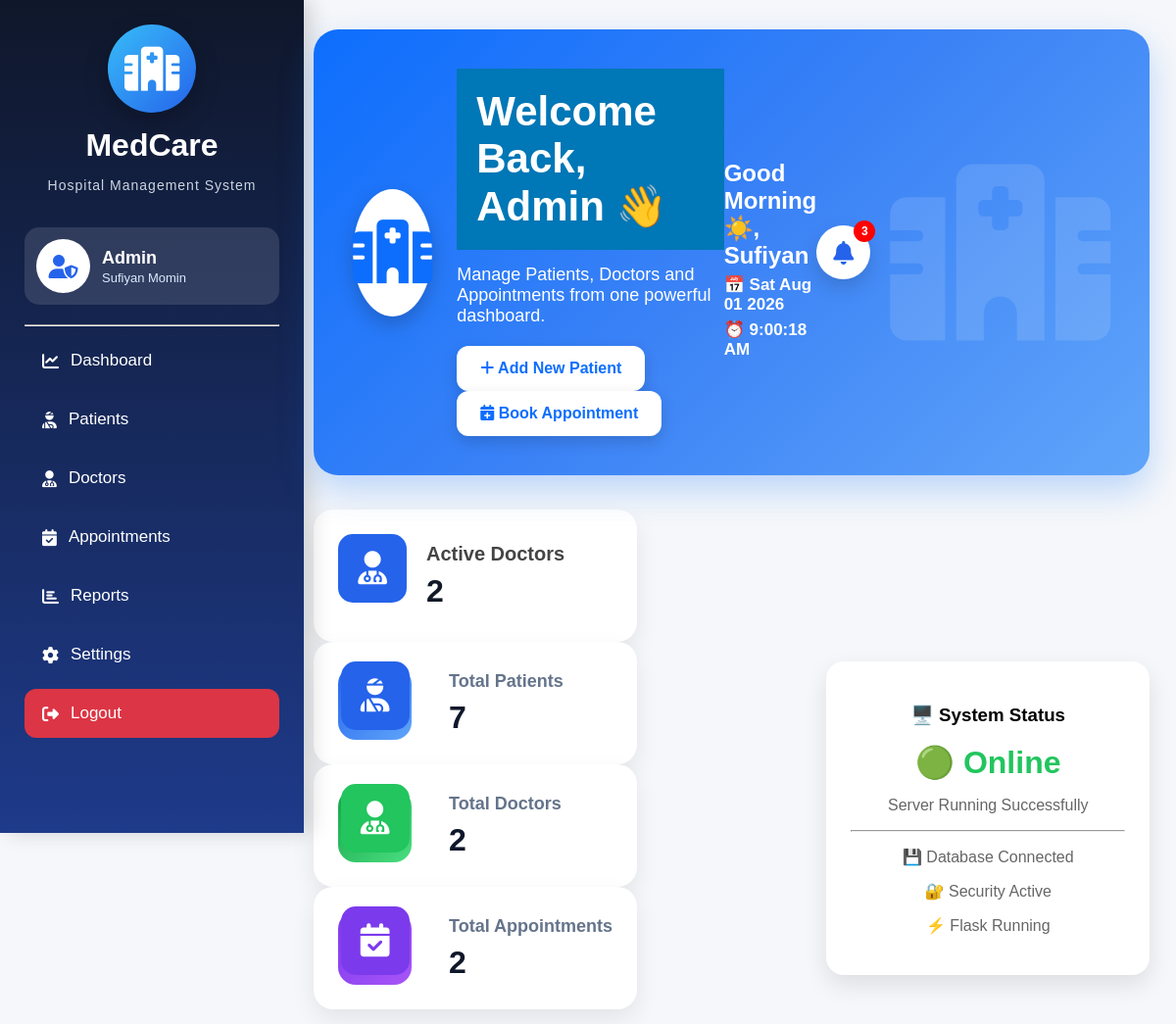
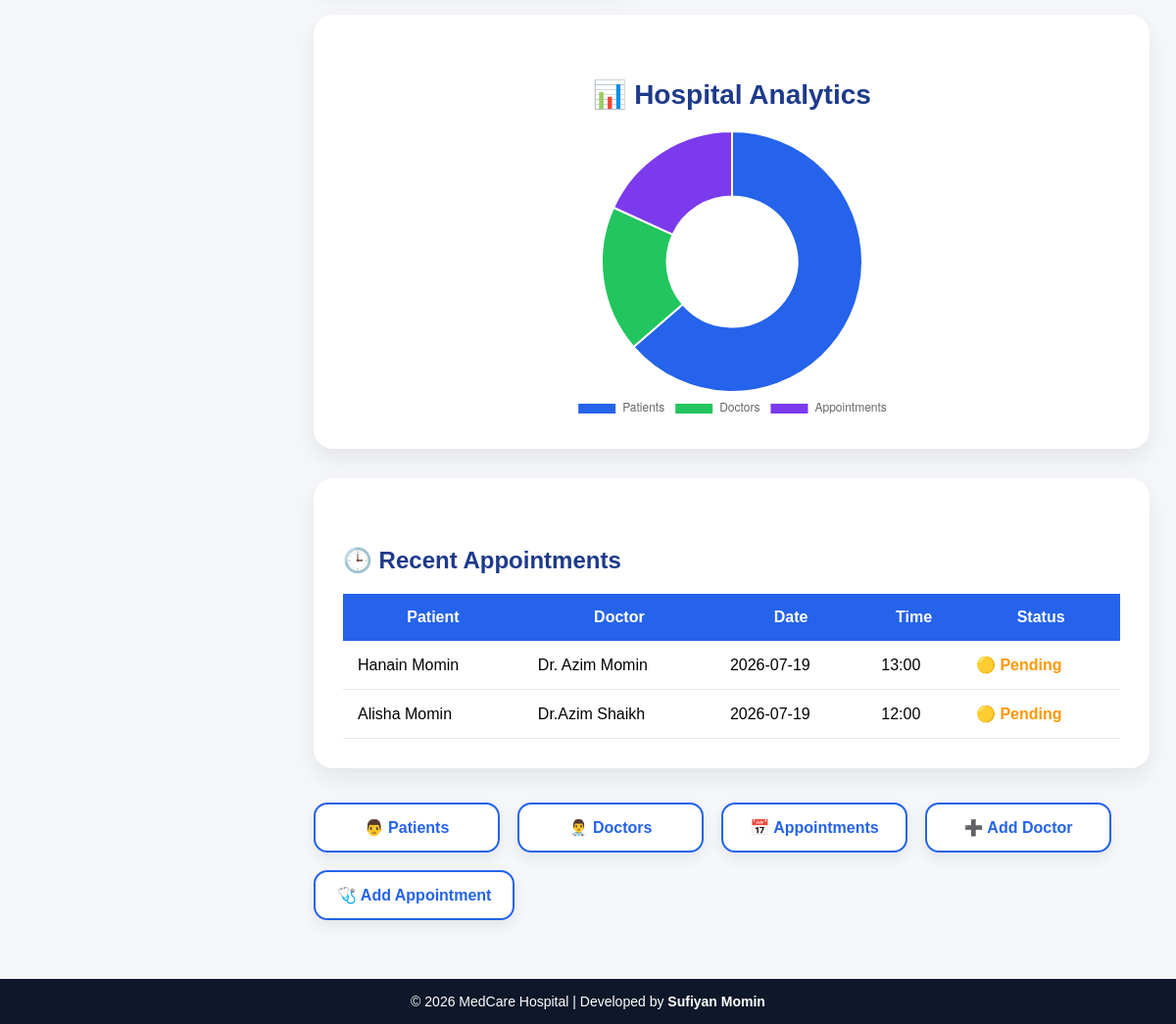
The page / (signed in) on the database its author committed (2 pictures, top to bottom).
### tables this page shows
CREATE TABLE appointments(
            id INTEGER PRIMARY KEY AUTOINCREMENT,
            patient_name TEXT,
            doctor_name TEXT,
            date TEXT,
            time TEXT
        , status TEXT DEFAULT 'Pending');

### app.py (the view)
@app.route("/")
def home():
    if "user" not in session:
        return redirect("/login")
    conn=sqlite3.connect("database.db")
    cursor=conn.cursor()
    cursor.execute("SELECT COUNT(*) FROM patients")
    patient_count=cursor.fetchone()[0]
    cursor.execute("SELECT COUNT(*) FROM doctors")
    doctor_count=cursor.fetchone()[0]
    cursor.execute("SELECT COUNT(*) FROM appointments")
    appointment_count=cursor.fetchone()[0]
    from datetime import datetime
    today=datetime.now().strftime("%Y-%m-%d")
    cursor.execute("SELECT COUNT(*) FROM patients WHERE created_at=?",(today,))
    today_patients=cursor.fetchone()[0]
    cursor.execute("""
    SELECT patient_name, doctor_name, date, time, status
    FROM appointments
    ORDER BY id DESC
    LIMIT 5
    """)
    recent_appointments = cursor.fetchall()
    conn.close()
    return render_template(
    "index.html",
    patient_count=patient_count,
    doctor_count=doctor_count,
    appointment_count=appointment_count,
    today_patients=today_patients,
    recent_appointments=recent_appointments
    )

### templates/index.html (shortened to what this page needs)
{% extends "base.html" %}
{% block content %}
<div class="hero-banner">
    <div class="hero-left">
        <div class="hero-logo">
            <i class="fas fa-hospital"></i>
        </div>
        <div class="hero-text">
            <h1>Welcome Back, Admin 👋</h1>
            <p>Manage Patients, Doctors and Appointments from one powerful dashboard.</p>
            <a href="/add_patient">
                <button><i class="fas fa-plus"></i> Add New Patient</button>
            </a>
            <a href="/add_appointment">
                <button><i class="fas fa-calendar-plus"></i> Book Appointment</button>
            </a>
        </div>
    </div>
    <div class="live-info">
        <h3 id="greeting"></h3>
        <p id="currentDate"></p>
        <p id="currentTime"></p>
    </div>
    <div class="hero-right">
        <div class="notification">
            <i class="fas fa-bell"></i>
                <span class="notification-count">3</span>
</div>
        <i class="fas fa-hospital-alt"></i>
    </div>
</div>
<div class="dashboard">
    <div class="card">
        <i class="fas fa-user-doctor"></i>
        <div>
            <h3>Active Doctors</h3>
            <h2>{{ doctor_count }}</h2>
        </div>
    </div>
</div>
<div class="system-status-card">
    <h3>🖥️ System Status</h3>
    <h2 class="online-status">🟢 Online</h2>
    <p>Server Running Successfully</p>
    <hr>
    <p>💾 Database Connected</p>
    <p>🔐 Security Active</p>
    <p>⚡ Flask Running</p>
</div>
<div class="dashboard">
    <div class="card patient-card">
        <div class="card-icon">
            <i class="fas fa-user-injured"></i>
        </div>
        <div class="card-info">
            <h3>Total Patients</h3>
            <h2>{{ patient_count }}</h2>
        </div>
    </div>
    <div class="card doctor-card">
        <div class="card-icon">
            <i class="fas fa-user-doctor"></i>
        </div>
        <div class="card-info">
            <h3>Total Doctors</h3>
            <h2>{{ doctor_count }}</h2>
        </div>
    </div>
    <div class="card appointment-card">
        <div class="card-icon">
            <i class="fas fa-calendar-check"></i>
        </div>
        <div class="card-info">
            <h3>Total Appointments</h3>
            <h2>{{ appointment_count }}</h2>
        </div>
    </div>
</div>
<div class="chart-card">
    <h2>📊 Hospital Analytics</h2>
    <canvas id="hospitalChart" width="400" height="400"></canvas>
</div>
<div class="recent-table">
    <h2>🕒 Recent Appointments</h2>
    <table>
        <tr>
            <th>Patient</th>
            <th>Doctor</th>
            <th>Date</th>
            <th>Time</th>
            <th>Status</th>
        </tr>
        {% for appointment in recent_appointments %}
        <tr>
            <td>{{ appointment[0] }}</td>
            <td>{{ appointment[1] }}</td>
            <td>{{ appointment[2] }}</td>
            <td>{{ appointment[3] }}</td>
            <td>
                {% if appointment[4] == "Pending" %}
                <span class="pending">🟡 Pending</span>
                {% elif appointment[4] == "Completed" %}
                <span class="completed">🟢 Completed</span>
                {% elif appointment[4] == "Cancelled" %}
                <span class="cancelled">🔴 Cancelled</span>
                {% else %}
                {{ appointment[4] }}
                {% endif %}
</td>
        </tr>
        {% endfor %}
    </table>
</div>
<div class="quick-actions">
    <a href="/patients"><button>👨 Patients</button></a>
    <a href="/doctors"><button>👨‍⚕️ Doctors</button></a>
    <a href="/appointments"><button>📅 Appointments</button></a>
    <a href="/add_doctor"><button>➕ Add Doctor</button></a>
    <a href="/add_appointment"><button>🩺 Add Appointment</button></a>
</div>
<script>
function updateClock(){
    const now = new Date();
    document.getElementById("currentDate").innerHTML =
    "📅 " + now.toDateString();
    document.getElementById("currentTime").innerHTML =
    "⏰ " + now.toLocaleTimeString();
    let hour = now.getHours();
    let msg = "Good Evening 🌙";
    if(hour < 12){
        msg = "Good Morning ☀️";
    }
    else if(hour < 17){
        msg = "Good Afternoon 🌤️";
    }
    document.getElementById("greeting").innerHTML = msg + ", Sufiyan";
}
updateClock();
setInterval(updateClock,1000);
const ctx = document.getElementById("hospitalChart");
if(ctx){
new Chart(ctx,{
type:"doughnut",
data:{
labels:["Patients","Doctors","Appointments"],
datasets:[{
data:[
{{patient_count}},
{{doctor_count}},
{{appointment_count}}
],
backgroundColor:[
"#2563eb",
"#22c55e",
"#7c3aed"
]
}]
},
options:{
responsive:true,
plugins:{
legend:{
position:"bottom"
}
}
}
});
}
</script>
{% endblock %}

### rows shown on the page
appointments: patient_name "Hanain Momin", doctor_name "Dr. Azim Momin", date "2026-07-19", time "13:00", status "🟡 Pending"
appointments: patient_name "Alisha Momin", doctor_name "Dr.Azim Shaikh", date "2026-07-19", time "12:00", status "🟡 Pending"

### other values the page prints
{{ doctor_count }} "2"
{{ patient_count }} "7"
{{ appointment_count }} "2"
chart data {{ patient_count }} 7
chart data {{ doctor_count }} 2
chart data {{ appointment_count }} 2
